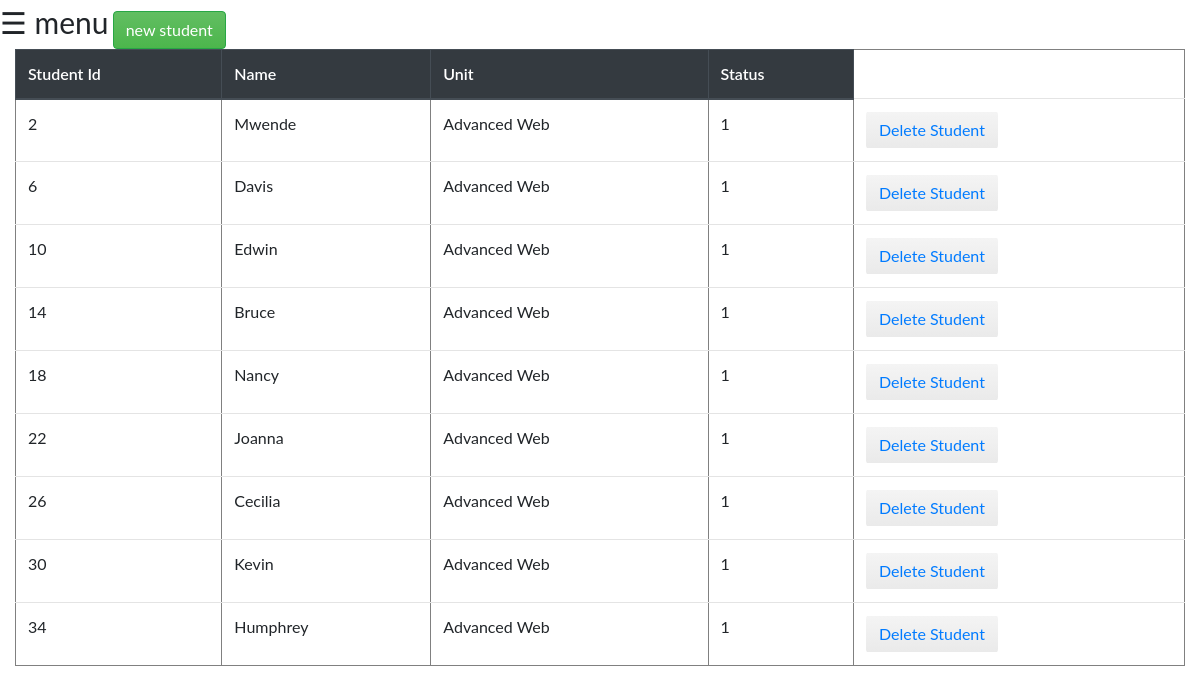
The app's page /students.php?id=2 with its own data.
### tables this page shows
CREATE TABLE `st` (
  `ST_ID` int(11) NOT NULL,
  `ST_NAME` varchar(100) NOT NULL,
  `ST_UNIT` int(10) DEFAULT NULL,
  `ST_STATUS` int(11) DEFAULT '1'
);

CREATE TABLE `units` (
  `UNIT_ID` int(11) NOT NULL,
  `UNIT_NAME` varchar(500) NOT NULL,
  `UNIT_CODE` varchar(500) NOT NULL,
  `UNIT_STATUS` int(11) DEFAULT '1'
);

### students.php (the view, shortened to what this page needs)
<!DOCTYPE html>
<html>
<head>
<link rel="stylesheet" type="text/css" href="bootstrap/css/bootstrap.css">
<link rel="stylesheet" type="text/css" href="assets/stylesheets/pages.min.css">
<link href="assets/stylesheets/landerapp.min.css" rel="stylesheet" type="text/css">
<link href="assets/stylesheets/themes.min.css" rel="stylesheet" type="text/css">
<link rel="stylesheet" type="text/css" href="bootstrap/css/nazstyle.css">
<link rel="stylesheet" href="https://maxcdn.bootstrapcdn.com/bootstrap/4.3.1/css/bootstrap.min.css">
</head>
<body>
<span style="font-size:30px;cursor:pointer;" onclick="openNav()">&#9776; menu</span>
<a class="btn btn-success" href="add.php" role="button">new student </a>
<div class="container-fluid">
<?php
    $connection = mysqli_connect("localhost","root","","csc316");
    if(isset($_GET['id'])){
        $query="SELECT * FROM st as a,units as b where a.ST_UNIT=b.UNIT_ID and a.ST_UNIT=".$_GET['id']." and ST_STATUS = 1";
    }
    else{
        $query = "SELECT * FROM st as a,units as b where b.UNIT_ID = a.ST_UNIT  and ST_STATUS = 1";
    }
    echo "<table class='table' border=1><thead class='thead-dark'><tr><th scope='col'>Student Id</th><th scope='col'>Name</th><th scope='col'>Unit</th><th scope='col'>Status</th></thead></tr>";
    $result = mysqli_query($connection,$query);
    if (mysqli_num_rows($result) > 0) {
        while($row = mysqli_fetch_assoc($result)) {
            echo "<tr>";
            echo "<td scope='row'>".$row["ST_ID"]."</td>";
            echo "<td>".$row["ST_NAME"]."</td>";
            echo "<td>".$row["UNIT_NAME"]."</td>";
            echo "<td>".$row["ST_STATUS"]."</td>";
            echo "<td>"
                . "<button class='btn'><a href=deletestudent.php?id=".$row["ST_ID"].">Delete Student</a></button>"
                . "</td>";
            echo "</tr>";
        }
        echo "</table>";
    } else {
        echo "Add Students to unit";
    }
    ?>
</div>
</body>
</html>

### students.php (style rules this page uses)
body { font-family: "Lato", sans-serif; }

### records on screen
st: ST_ID "2", ST_NAME "Mwende", units.UNIT_NAME "Advanced Web", ST_STATUS "1"
st: ST_ID "6", ST_NAME "Davis", units.UNIT_NAME "Advanced Web", ST_STATUS "1"
st: ST_ID "10", ST_NAME "Edwin", units.UNIT_NAME "Advanced Web", ST_STATUS "1"
st: ST_ID "14", ST_NAME "Bruce", units.UNIT_NAME "Advanced Web", ST_STATUS "1"
st: ST_ID "18", ST_NAME "Nancy", units.UNIT_NAME "Advanced Web", ST_STATUS "1"
st: ST_ID "22", ST_NAME "Joanna", units.UNIT_NAME "Advanced Web", ST_STATUS "1"
st: ST_ID "26", ST_NAME "Cecilia", units.UNIT_NAME "Advanced Web", ST_STATUS "1"
st: ST_ID "30", ST_NAME "Kevin", units.UNIT_NAME "Advanced Web", ST_STATUS "1"
st: ST_ID "34", ST_NAME "Humphrey", units.UNIT_NAME "Advanced Web", ST_STATUS "1"
